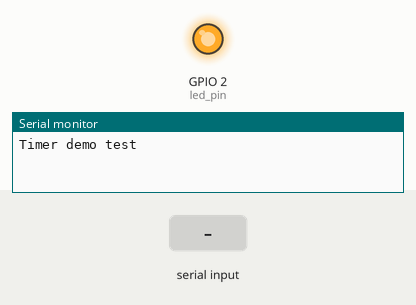
A sketch run on a simulated ESP32. On the bench: output pins drawn as LEDs (lit = HIGH), the last lines printed to the serial monitor. The test bench sets the inputs (shaded band).

Above: at 2.2 s.
2.3 s: "1" received over Serial
At 9.1 s:
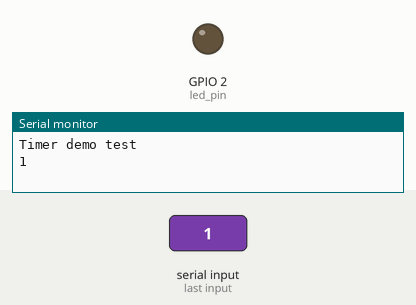
Timing chart, 0 to 10.6 s (numbered marks = the images above; inputs shaded):
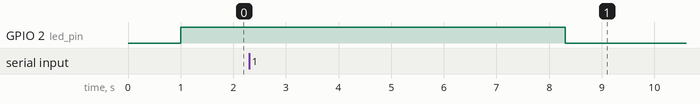

The sketch:

rtos_timer.ino
```cpp
// Using a mutex to prevent function from going out of scope !

// use core 0
#if CONFIG_FREERTOS_UNICORE
static const BaseType_t app_cpu = 0;
#else
static const BaseType_t app_cpu = 1;
#endif

static const int led_pin = LED_BUILTIN;

static TimerHandle_t one_shot_timer = NULL;

void myTimerCallback(TimerHandle_t xTimer)
{
  digitalWrite(led_pin, LOW);
}

void setup() {
  // put your setup code here, to run once:
  pinMode(led_pin,OUTPUT);
  Serial.begin(115200);
  vTaskDelay(1000); // delay 1000 ticks

  Serial.println("Timer demo test");

  one_shot_timer = xTimerCreate("oneShotTimer", 5000/portTICK_PERIOD_MS, pdFALSE, (void*)0, myTimerCallback);
  if(one_shot_timer == NULL) {
    Serial.println("Failed to create timer");
  }
  digitalWrite(led_pin, HIGH);
  xTimerStart(one_shot_timer, portMAX_DELAY);

}

void loop()
{
  if(Serial.available())
  {
    String data = Serial.readString();
    Serial.println(data);
    digitalWrite(led_pin, HIGH);
    xTimerStart(one_shot_timer, portMAX_DELAY);
  }
}
```

Measured:
- after the input at 2.3 s, GPIO 2 (led_pin): HIGH → LOW after 6.0 s instead of 3.7 s
